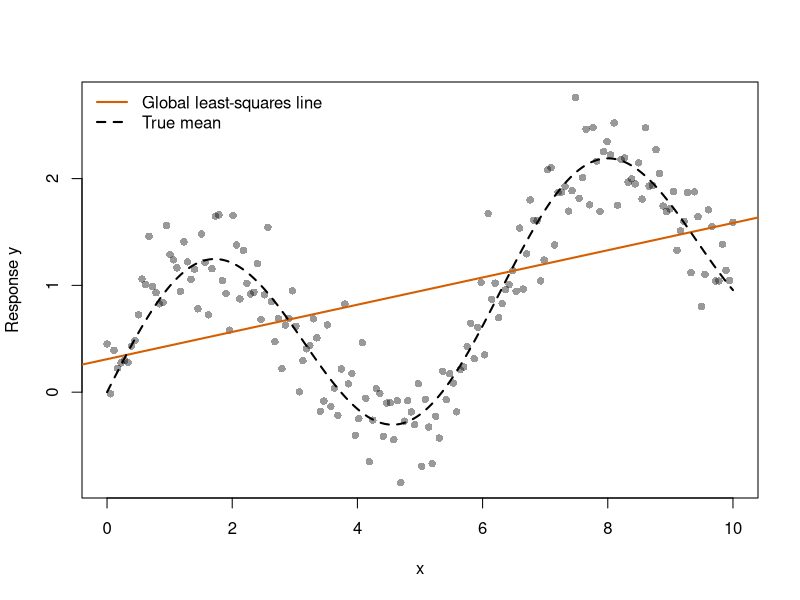
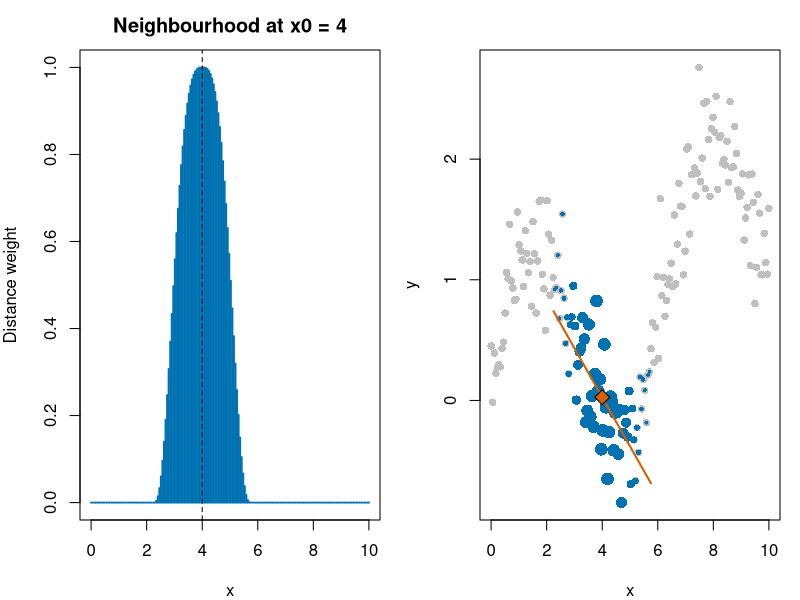
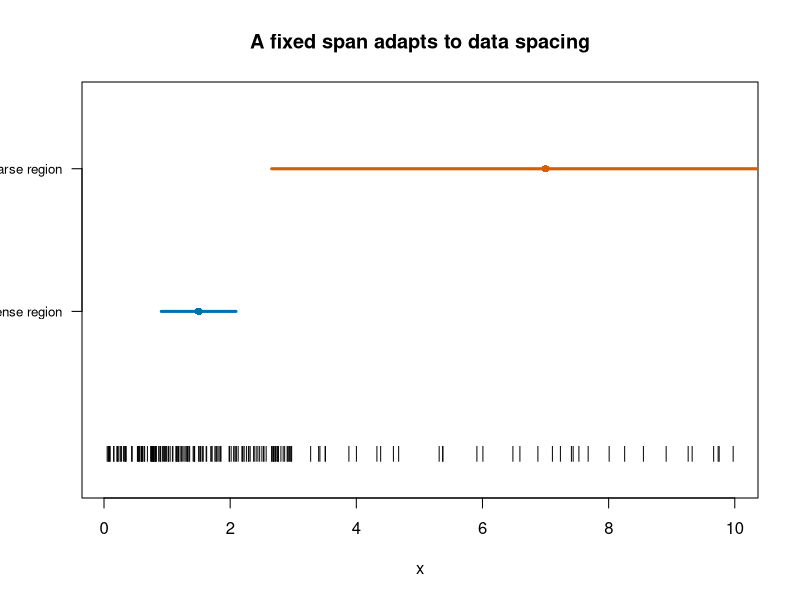
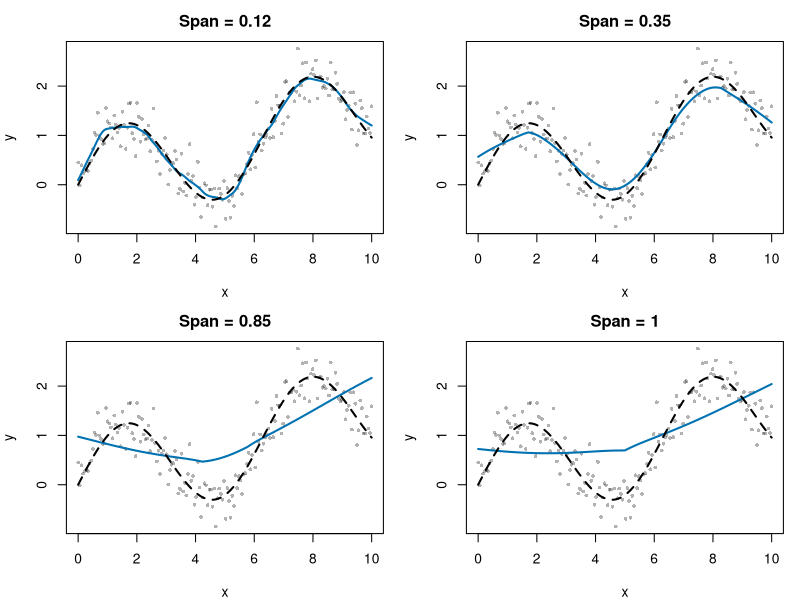
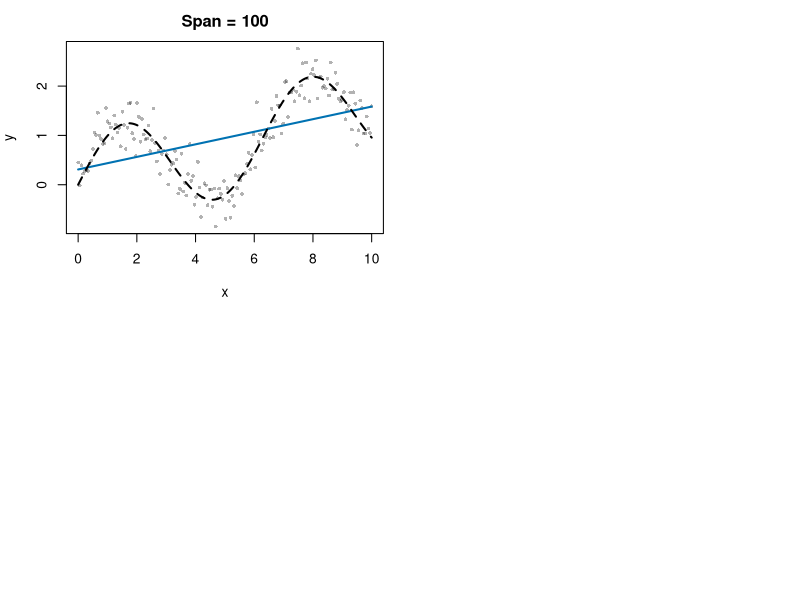
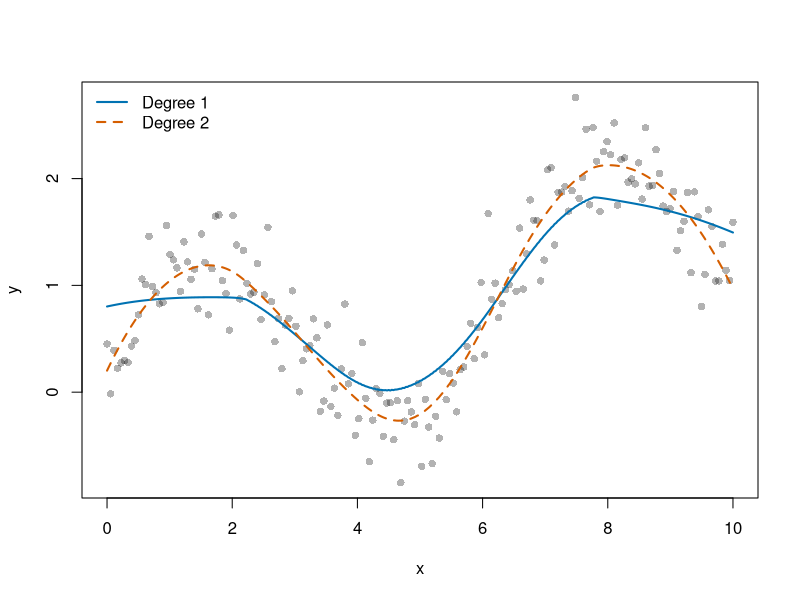
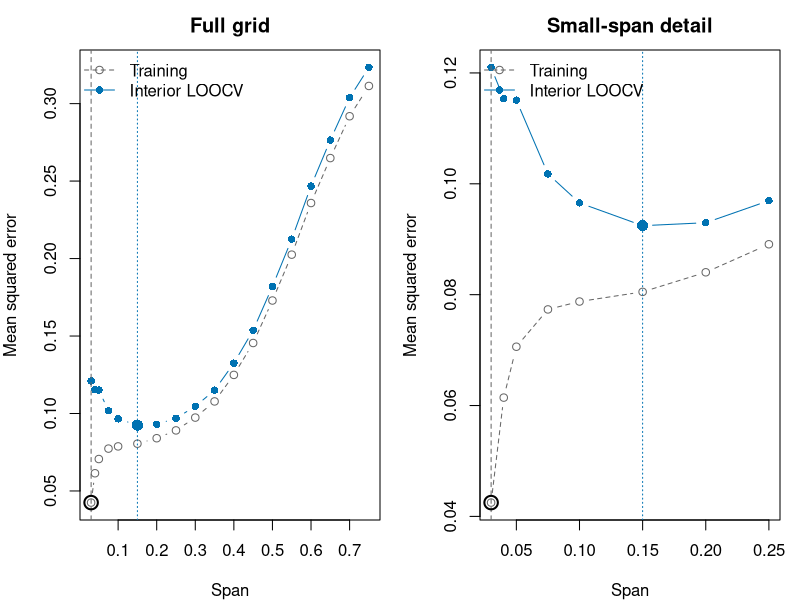
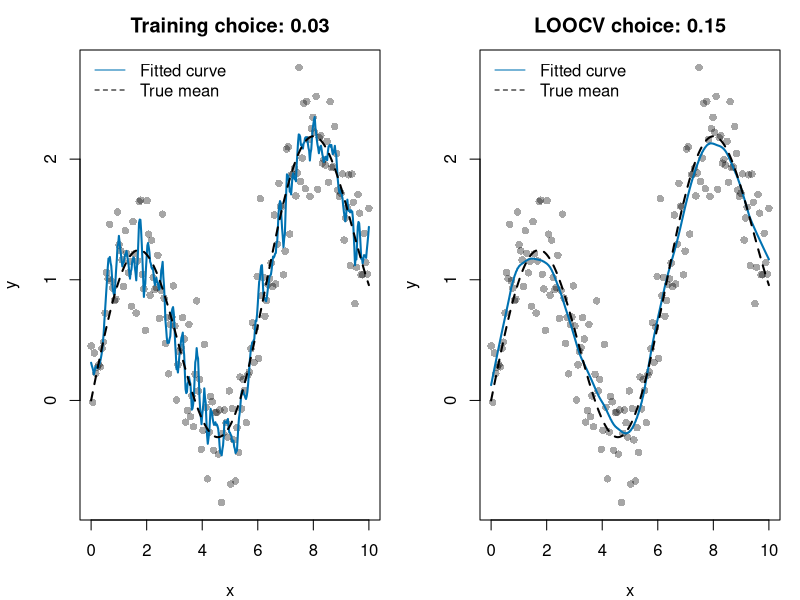

Generate these figures, in order, with R:
## ---- chunk 1
knitr::opts_chunk$set(echo = TRUE, message = FALSE, warning = TRUE,
                     fig.width = 8, fig.height = 5, fig.align = "center",
                     dpi = 120, comment = "#>")
options(width = 90)
blue <- "#0072B2"
orange <- "#D55E00"
green <- "#009E73"
purple <- "#CC79A7"
# Keep local graphics settings local to each multi-panel example.
with_panels <- function(nr, nc, code) {
  old <- par(mfrow = c(nr, nc), mar = c(4, 4, 2.5, 1))
  on.exit(par(old))
  force(code)
}
## ---- chunk 2
set.seed(2101)
reg <- data.frame(x = seq(0, 10, length.out = 180))
true_mean <- function(z) sin(z) + .15 * z
reg$y <- true_mean(reg$x) + rnorm(nrow(reg), sd = .35)
xg <- seq(min(reg$x), max(reg$x), length.out = 401)
## ---- chunk 3
plot(reg$x, reg$y, pch = 16, col = adjustcolor("black", .4),
     xlab = "x", ylab = "Response y")
abline(lm(y ~ x, data = reg), col = orange, lwd = 2)
lines(xg, true_mean(xg), lty = 2, lwd = 2)
legend("topleft", c("Global least-squares line", "True mean"),
       col = c(orange, "black"), lty = c(1, 2), lwd = 2, bty = "n")
## ---- chunk 4
x0 <- 4
alpha_demo <- .35
q <- ceiling(alpha_demo * nrow(reg))
distance <- abs(reg$x - x0)
radius <- sort(distance)[q]
w <- ifelse(distance < radius, (1 - (distance / radius)^3)^3, 0)
local_data <- transform(reg, centred_x = x - x0)
local_fit <- lm(y ~ centred_x, data = local_data, weights = w)
local_prediction <- unname(coef(local_fit)[1])
with_panels(1, 2, {
  plot(reg$x, w, type = "h", col = blue, lwd = 2,
       xlab = "x", ylab = "Distance weight", main = "Neighbourhood at x0 = 4")
  abline(v = x0, lty = 2)
  plot(reg$x, reg$y, pch = 16, col = "grey75", xlab = "x", ylab = "y")
  points(reg$x[w > 0], reg$y[w > 0], pch = 16,
         col = blue, cex = .5 + 1.2 * w[w > 0])
  local_grid <- seq(x0 - radius, x0 + radius, length.out = 100)
  lines(local_grid, predict(local_fit,
       newdata = data.frame(centred_x = local_grid - x0)), col = orange, lwd = 2)
  points(x0, local_prediction, pch = 23, bg = orange, cex = 1.6)
})
## ---- chunk 5
set.seed(2102)
x_uneven <- sort(c(runif(150, 0, 3), runif(35, 3, 10)))
targets <- c(1.5, 7)
a_local <- .3
radii <- vapply(targets, function(z)
  sort(abs(x_uneven - z))[ceiling(a_local * length(x_uneven))], numeric(1))
plot(x_uneven, rep(0, length(x_uneven)), pch = "|", ylim = c(-.2, 2.5),
     xlab = "x", ylab = "", yaxt = "n", main = "A fixed span adapts to data spacing")
for (j in seq_along(targets)) {
  segments(targets[j] - radii[j], j, targets[j] + radii[j], j,
           col = c(blue, orange)[j], lwd = 3)
  points(targets[j], j, pch = 16, col = c(blue, orange)[j])
}
axis(2, at = 1:2, labels = c("Dense region", "Sparse region"), las = 1, cex.axis = .8)
## ---- chunk 6
# Explicit settings prevent hidden changes in degree, family, or surface.
fit_loess <- function(dat, span, family = "gaussian", degree = 1) {
  loess(y ~ x, data = dat, span = span, degree = degree, family = family,
        control = loess.control(surface = "direct"),)
}
spans <- c(.12, .35, .85, 1,100)
fits <- lapply(spans, function(s) fit_loess(reg, s))
## ---- chunk 7
with_panels(2, length(spans)/2, {
  for (j in seq_along(spans)) {
    plot(reg$x, reg$y, pch = 16, cex = .6, col = adjustcolor("black", .3),
         xlab = "x", ylab = "y", main = paste("Span =", spans[j]))
    lines(xg, predict(fits[[j]], data.frame(x = xg)), col = blue, lwd = 2)
    lines(xg, true_mean(xg), lty = 2, lwd = 2)
  }
})
## ---- chunk 8
fit_linear <- fit_loess(reg, .45, degree = 1)
fit_quadratic <- fit_loess(reg, .45, degree = 2)
plot(reg$x, reg$y, pch = 16, col = adjustcolor("black", .3),
     xlab = "x", ylab = "y")
lines(xg, predict(fit_linear, data.frame(x = xg)), col = blue, lwd = 2)
lines(xg, predict(fit_quadratic, data.frame(x = xg)), col = orange, lwd = 2, lty = 2)
legend("topleft", c("Degree 1", "Degree 2"), col = c(blue, orange),
       lty = c(1, 2), lwd = 2, bty = "n")
## ---- chunk 9
span_grid <- c(.03, .04, .05, .075, .10, seq(.15, .75, by = .05))
interior <- 2:(nrow(reg) - 1)
cv_error <- training_error <- numeric(length(span_grid))
for (j in seq_along(span_grid)) {
  s <- span_grid[j]
  full <- fit_loess(reg, s)
  full_pred <- predict(full, reg[interior, , drop = FALSE])
  training_error[j] <- mean((reg$y[interior] - full_pred)^2)
  held_out <- vapply(interior, function(i) {
    fit_i <- fit_loess(reg[-i, ], s)
    as.numeric(predict(fit_i, reg[i, , drop = FALSE]))
  }, numeric(1))
  # Do not silently compare scores computed on different subsets.
  stopifnot(all(is.finite(held_out)))
  cv_error[j] <- mean((reg$y[interior] - held_out)^2)
}
training_span <- span_grid[which.min(training_error)]
best_span <- span_grid[which.min(cv_error)]
knitr::kable(data.frame(span = span_grid, training_MSE = training_error,
                       interior_LOOCV_MSE = cv_error), digits = 4)
## ---- chunk 10
with_panels(1, 2, {
  for (upper in c(max(span_grid), .30)) {
    keep <- span_grid <= upper
    matplot(span_grid[keep], cbind(training_error, cv_error)[keep, ],
            type = "b", pch = c(1, 16), lty = c(2, 1),
            col = c("grey40", blue), xlab = "Span", ylab = "Mean squared error",
            main = if (upper > .30) "Full grid" else "Small-span detail")
    abline(v = training_span, col = "grey40", lty = 2)
    abline(v = best_span, col = blue, lty = 3)
    points(training_span, min(training_error), pch = 1, cex = 1.8, lwd = 2)
    points(best_span, min(cv_error), pch = 16, cex = 1.5, col = blue)
    legend("topleft", c("Training", "Interior LOOCV"),
           col = c("grey40", blue), lty = c(2, 1), pch = c(1, 16), bty = "n")
  }
})
## ---- chunk 11
best_fit <- fit_loess(reg, best_span)
selection_spans <- c(training_span, best_span)
with_panels(1, 2, {
  for (j in seq_along(selection_spans)) {
    selected_fit <- fit_loess(reg, selection_spans[j])
    plot(reg$x, reg$y, pch = 16, col = adjustcolor("black", .35),
         xlab = "x", ylab = "y",
         main = paste(c("Training choice:", "LOOCV choice:")[j], selection_spans[j]))
    lines(xg, predict(selected_fit, data.frame(x = xg)), col = blue, lwd = 2)
    lines(xg, true_mean(xg), lty = 2, lwd = 2)
    legend("topleft", c("Fitted curve", "True mean"),
           col = c(blue, "black"), lty = c(1, 2), bty = "n")
  }
})
## ---- chunk 12
contaminated <- reg
bad <- which.min(abs(reg$x - 5)) + (-1:1)
contaminated$y[bad] <- contaminated$y[bad] + 5
ordinary_fit <- fit_loess(contaminated, .3, family = "gaussian")
robust_fit <- fit_loess(contaminated, .3, family = "symmetric")
plot(contaminated$x, contaminated$y, pch = 16, col = "grey65",
     xlab = "x", ylab = "y")
points(contaminated$x[bad], contaminated$y[bad], pch = 4, col = orange, lwd = 2)
lines(xg, predict(ordinary_fit, data.frame(x = xg)), col = blue, lwd = 2)
lines(xg, predict(robust_fit, data.frame(x = xg)), col = green, lwd = 2, lty = 2)
lines(xg, true_mean(xg), col = "black", lty = 3)
legend("topleft", c("Local least squares", "Robust LOESS", "True mean"),
       col = c(blue, green, "black"), lty = c(1, 2, 3), lwd = 2, bty = "n")
## ---- chunk 13
local_weights <- function(x, x0, span) {
  u <- x - x0
  radius <- sort(abs(u))[ceiling(span * length(x))]
  stopifnot(radius > 0)
  w <- pmax(0, 1 - (abs(u) / radius)^3)^3
  S0 <- sum(w); S1 <- sum(w * u); S2 <- sum(w * u^2)
  D <- S0 * S2 - S1^2
  stopifnot(D > 0)
  ell <- w * (S2 - S1 * u) / D
  stopifnot(abs(sum(ell) - 1) < 1e-8, abs(sum(ell * u)) < 1e-8)
  list(w = w, average = w / S0, ell = ell, displacement = S1 / S0)
}
edge_targets <- c(4, 15)
edge_weights <- lapply(edge_targets, function(z) local_weights(cars$speed, z, .7))
## ---- chunk 14
with_panels(2, 2, {
  for (j in seq_along(edge_targets)) {
    z <- edge_targets[j]; ww <- edge_weights[[j]]
    centre <- cars$speed - z
    local_line <- lm(dist ~ centre, data = cars, weights = ww$w)
    active <- ww$w > 0
    local_x <- seq(min(cars$speed[active]), max(cars$speed[active]), length.out = 100)
    avg <- sum(ww$average * cars$dist)
    plot(cars$speed, cars$dist, pch = 16, col = "grey75",
         xlab = "Speed (mph)", ylab = "Stopping distance (ft)",
         main = paste("Target speed =", z))
    points(cars$speed[active], cars$dist[active], pch = 16, col = "grey40")
    segments(min(local_x), avg, max(local_x), avg, col = orange, lwd = 2)
    lines(local_x, predict(local_line, data.frame(centre = local_x - z)),
          col = blue, lwd = 2)
    abline(v = z, lty = 3)
    points(c(z, z), c(avg, sum(ww$ell * cars$dist)),
           pch = c(17, 16), col = c(orange, blue), cex = 1.4)
    legend("topleft", c("Local average", "Local line"),
           col = c(orange, blue), lty = 1, bty = "n", cex = .8)
  }
  weight_ylim <- range(unlist(lapply(edge_weights, function(w) c(w$average, w$ell))))
  for (j in seq_along(edge_targets)) {
    ww <- edge_weights[[j]]
    plot(cars$speed, ww$ell, type = "h", col = blue, ylim = weight_ylim,
         xlab = "Speed (mph)", ylab = "Weight in the prediction",
         main = paste("Weights at speed", edge_targets[j]))
    points(cars$speed, ww$average, pch = 17, col = orange, cex = .7)
    abline(h = 0, col = "grey60"); abline(v = edge_targets[j], lty = 3)
  }
})
## ---- chunk 15
edge_summary <- do.call(rbind, lapply(seq_along(edge_targets), function(j) {
  ww <- edge_weights[[j]]
  # Change just one response at the speed nearest the target by +10 ft.
  # With fixed span and nonrobust weights, its exact effect is 10 * ell[i].
  i <- which.min(abs(cars$speed - edge_targets[j]))
  data.frame(target = edge_targets[j], weighted_x_shift = ww$displacement,
             local_average = sum(ww$average * cars$dist),
             local_line = sum(ww$ell * cars$dist),
             negative_weights = sum(ww$ell < -1e-10),
             prediction_change_for_10ft_shift = 10 * ww$ell[i])
}))
knitr::kable(edge_summary, digits = 3,
             col.names = c("Target speed", "Weighted x shift", "Local average",
                           "Local line", "Negative weights", "Change after +10 ft"))
## ---- chunk 16
car_fit <- loess(dist ~ speed, data = cars, degree = 1, span = .7,
                 control = loess.control(surface = "interpolate"))
car_direct <- loess(dist ~ speed, data = cars, degree = 1, span = .7,
                    control = loess.control(surface = "direct"))
speed_limits <- range(cars$speed)
outside <- data.frame(speed = c(0, speed_limits[1], 15, speed_limits[2], 30))
knitr::kable(data.frame(outside,
                       within_observed_range = outside$speed >= speed_limits[1] &
                                               outside$speed <= speed_limits[2],
                       interpolation_surface = as.numeric(predict(car_fit, outside)),
                       direct_surface = as.numeric(predict(car_direct, outside))),
             digits = 2)
## ---- chunk 17
car_grid <- data.frame(speed = seq(0, 30, length.out = 301))
car_predictions <- list(predict(car_fit, car_grid), predict(car_direct, car_grid))
in_range <- car_grid$speed >= speed_limits[1] & car_grid$speed <= speed_limits[2]
car_ylim <- range(cars$dist, unlist(car_predictions), na.rm = TRUE)
with_panels(1, 2, {
  for (j in 1:2) {
    plot(cars$speed, cars$dist, xlim = c(0, 30), ylim = car_ylim,
         pch = 16, col = "grey60", xlab = "Speed (mph)", ylab = "Stopping distance (ft)",
         main = c("Default: no outside prediction", "Direct: numbers outside too")[j])
    abline(v = speed_limits, lty = 3, col = "grey40")
    lines(car_grid$speed, ifelse(in_range, car_predictions[[j]], NA), col = blue, lwd = 2)
    lines(car_grid$speed, ifelse(!in_range, car_predictions[[j]], NA),
          col = orange, lty = 2, lwd = 2)
  }
})
## ---- chunk 18
future_x <- seq(7, 14, length.out = 281)
mean_A <- true_mean(future_x)
mean_B <- mean_A + .25 * pmax(future_x - 10, 0)^2
continuation_fit <- fit_loess(reg, .30)
loess_future <- as.numeric(predict(continuation_fit, data.frame(x = future_x)))
visible <- reg$x >= 7
plot(reg$x[visible], reg$y[visible], xlim = c(7, 14),
     ylim = range(reg$y[visible], mean_A, mean_B, loess_future),
     pch = 16, col = "grey60", xlab = "x", ylab = "Response / mean",
     main = "Same observations, different possible futures")
abline(v = 10, lty = 3)
lines(future_x, mean_A, col = "black", lwd = 2)
lines(future_x, mean_B, col = green, lwd = 2, lty = 2)
lines(future_x, ifelse(future_x <= 10, loess_future, NA), col = blue, lwd = 2)
lines(future_x, ifelse(future_x >= 10, loess_future, NA), col = orange, lwd = 2, lty = 2)
legend("topleft", c("Mean A", "Mean B", "LOESS within range", "LOESS outside range"),
       col = c("black", green, blue, orange), lty = c(1, 2, 1, 2), lwd = 2,
       bty = "n", cex = .8)
## ---- chunk 19
sessionInfo()
